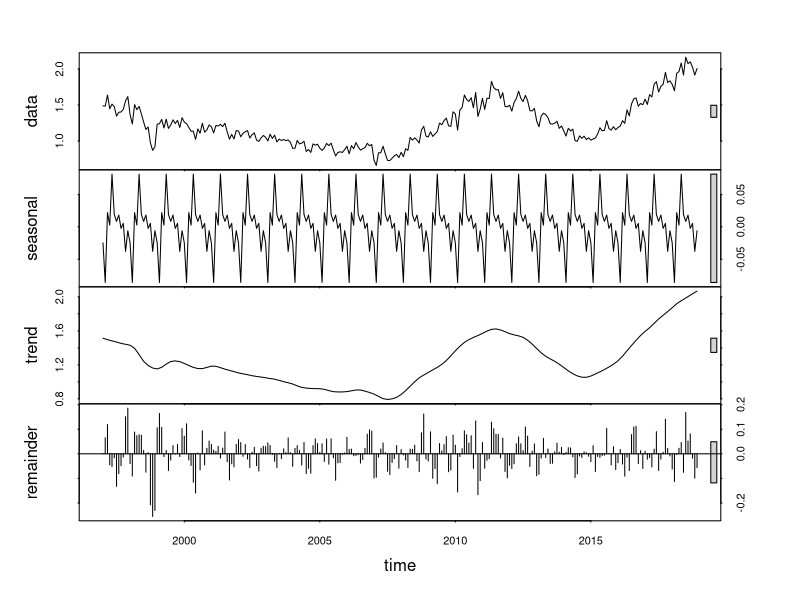
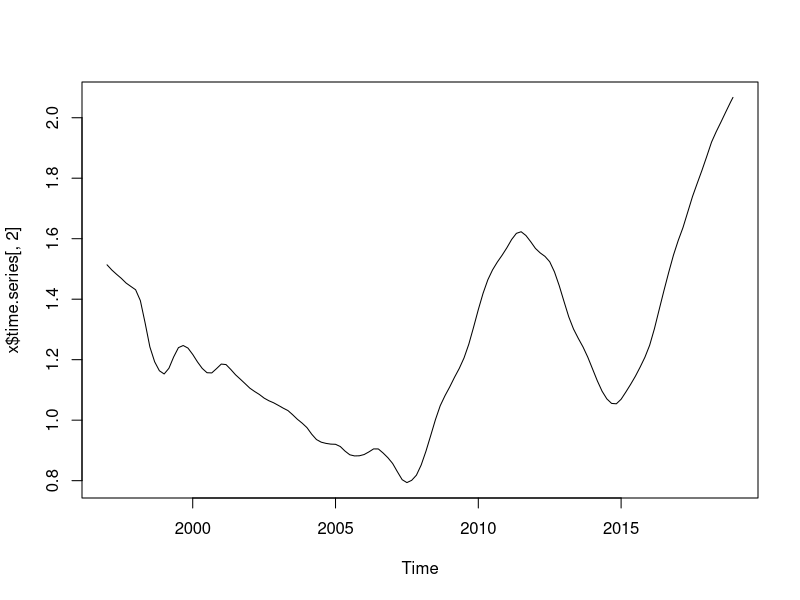

These figures' R source, in order:
# CÓDIGO 6: descomposición automática de una serie temporal

#install.packages("readxl")

library(readxl)
library(tidyverse)

# usamos read_csv para leer la base de datos cin extensión csv
BaseCNS <- read_csv("Incidencia.csv")

# cargamos las columnas que nos interesan y les damos formatos de series 
# temporales. Las variables son mensuales por lo que su frecuencia es 12.
# (12 meses en un año)

incidencia <- ts(BaseCNS$tasa_incid,frequency=12,start=c(1997,1))
homicidios<- ts(BaseCNS$tasa_homic,frequency=12,start=c(1997,1))
extorsion <- ts(BaseCNS$tasa_extor,frequency=12,start=c(1997,1))
secuestro <- ts(BaseCNS$tasa_secue,frequency=12,start=c(1997,1))

# el comando stl descompone la serie de tiempo
plot(stl(homicidios, "periodic"))

# por ejemplo si solo quisieramos la tendencia de la serie
x<-stl(homicidios,"periodic")
plot(x$time.series[,2])




